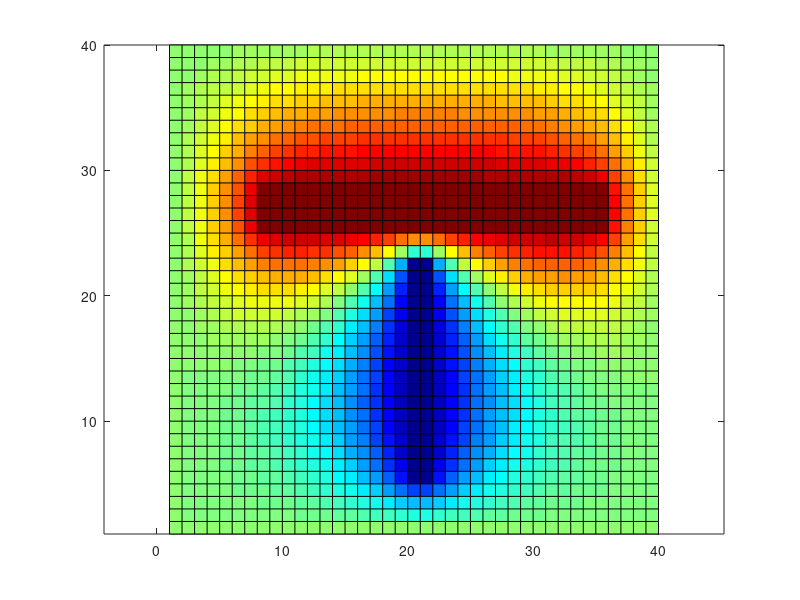

This chart was generated by the following MATLAB code:
% Resolution equation de Laplace

%% Commandes de nettoyage
clear
close all
clc

%% Dimensions / maillage
dx = 1; % cm
dy = 1; % cm
Nx = 40;
Ny = 40;

%% Potentiels / sources
v0 = 0; % condition aux limites (en V)
v1 = 100; % potentiel du conducteur 1
v2 = -100; % potentiel du conducteur 2

% Initialisation de la matrice de calcul
V = zeros(Nx,Ny); % mettre toute la matrice a zero

% Conditions aux limites
for j = 1:Ny
    V(1,j)=v0;
    V(Nx,j)=v0;
end

for i = 1:Nx
    V(i,1)=v0;
    V(i,Ny)=v0;
end

% Modélisation du conducteur 1
i = 8:35;
j = 25:28;
V(i,j) = v1;

% Modélisation du conducteur 2
i = 20:21;
j = 5:22;
V(i,j) = v2;

% Calcul => erroné car for fait itération qui ne correspond pas à ce que
% l'on veut...
% for i = 2:Nx-1
%     for j = 2:Ny-1
%         V(i,j) = 0.25*(V(i,j+1)+V(i,j-1)+V(i+1,j)+V(i-1,j));
%     end
% end

% Calcul => OK
% i = 2:Nx-1;
% j = 2:Ny-1;
% V(i,j) = 0.25*(V(i,j+1)+V(i,j-1)+V(i+1,j)+V(i-1,j));

% Boucle pour itérer le calcul k fois
for k = 1:200
    % Calcul du potentiel avec methode DF
    i = 2:Nx-1;
    j = 2:Ny-1;
    V(i,j) = 0.25*(V(i,j+1)+V(i,j-1)+V(i+1,j)+V(i-1,j));

    % On remet aux CIs 
    % Modélisation du conducteur 1
    i = 8:35;
    j = 25:28;
    V(i,j) = v1;

    % Modélisation du conducteur 2
    i = 20:21;
    j = 5:22;
    V(i,j) = v2;
end

%% Figure
figure;
pcolor(V') % permet de tracer transposée de V
colormap jet % permet d'avoir un contraste de couleur (bleu->rouge)
axis equal % permet d'avoir un repère orthonormé